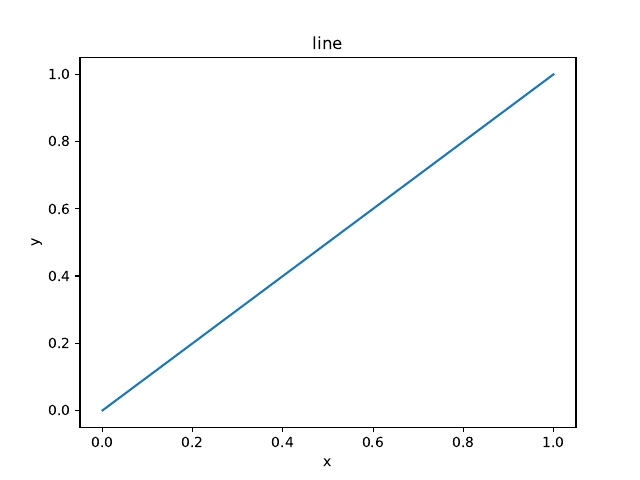

Source code (Python):
import numpy as np
import matplotlib
print(matplotlib.matplotlib_fname())
import matplotlib.pyplot as plt


print("Hello, World!")
plt.plot([0,1])
plt.title("line")
plt.xlabel("x")
plt.ylabel("y")
plt.savefig("test_plot.pdf")
